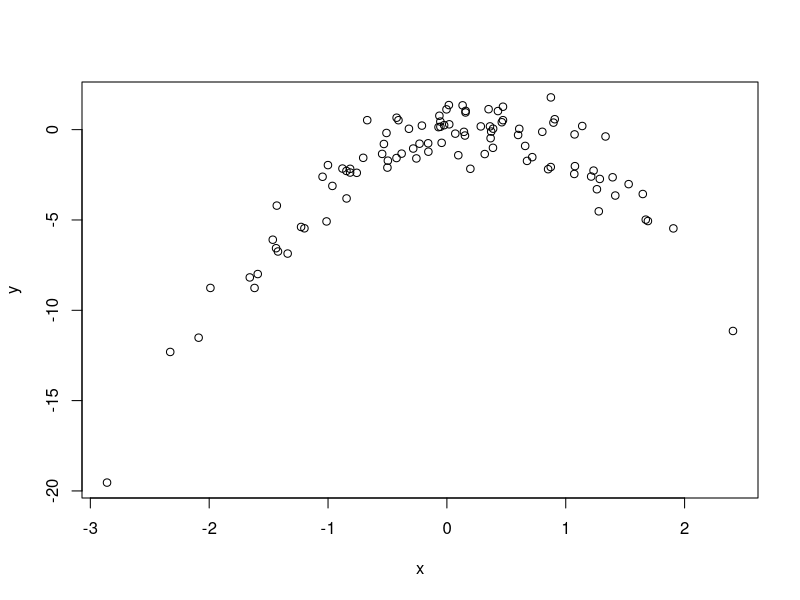

R code for this plot:
## ---- chunk 1
knitr::opts_chunk$set(echo = TRUE)
## ---- chunk 2
#1

set.seed(14)
y <- rnorm(100)
x <- rnorm(100)

y <- x - 2*x^2 + rnorm(100)

#n is 100, p is equal to 2

#2

plot(x, y)

#This sujests some form of quadratic relationship (which makes sense given how we generated the data)

#3
library(boot)
set.seed(13)
d <- data.frame(x, y)
cv.error <- rep(0, 4)
for(i in 1:4){
  glm.fit <- glm(y~poly(x, i), data = d)
  cv.error[i] <- cv.glm(d, glm.fit)$delta[1]
}
cv.error

#4
set.seed(14)
d <- data.frame(x, y)
cv.error <- rep(0, 4)
for(i in 1:4){
  glm.fit <- glm(y~poly(x, i), data = d)
  cv.error[i] <- cv.glm(d, glm.fit)$delta[1]
}
cv.error

#The results are identical. This happens because LOOCV is unaffected by this kind of sampling variability.


#5
#Interestingly enough, the cubic model outperforms the other two very slightly. This might be attributed to the random noise we #incorporated when generating our y's or most likely some coding error.

#6

summary(glm.fit)

#Here we see more of what we expected; the terms up to the quadratic are statisticaly significant at the .05 level, with the cubic coming close--which we would expect based on the previous results we had.
